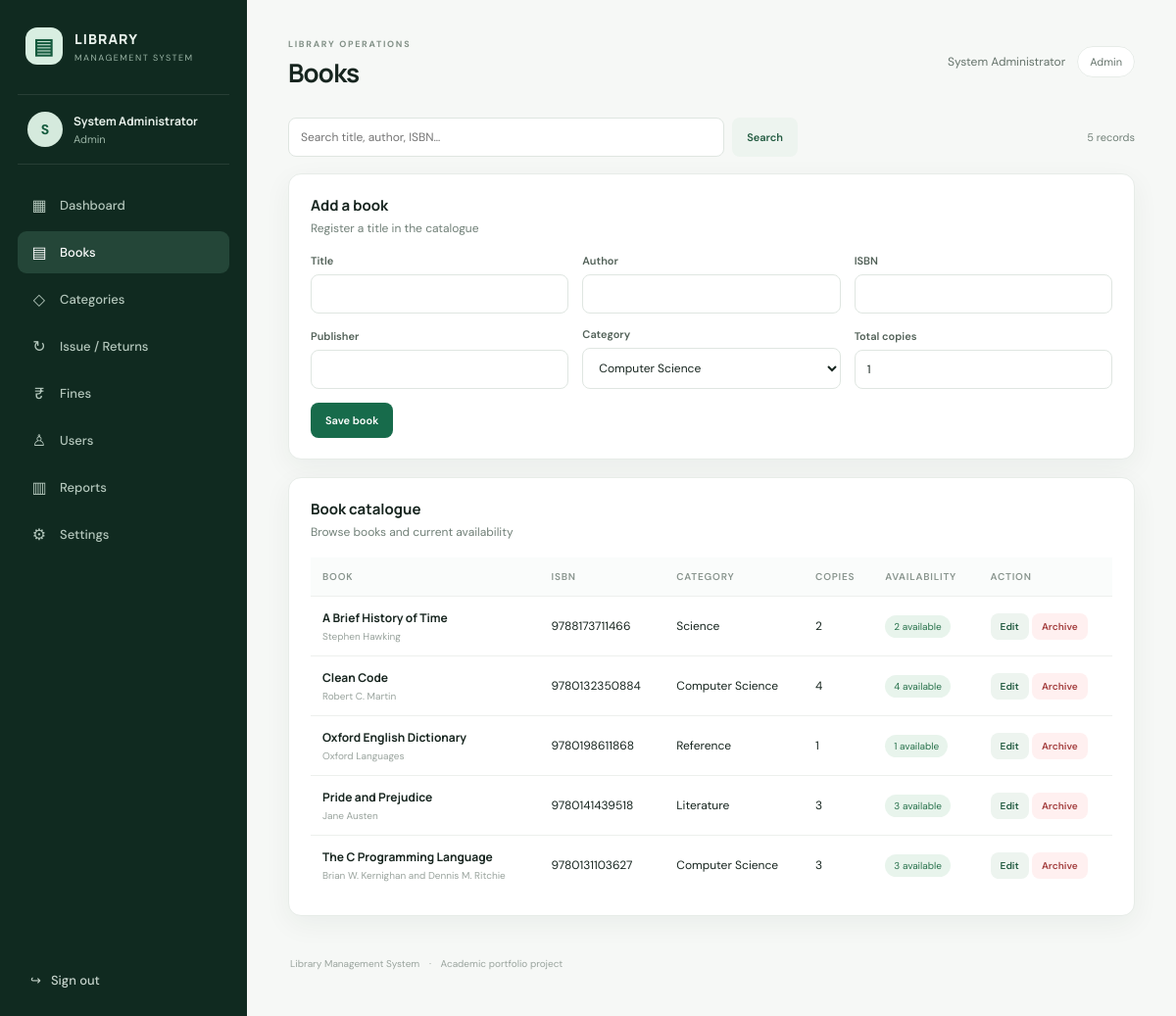
Page /index.php?page=books (signed in) on the committed database.
### tables this page shows
CREATE TABLE books (book_id BIGINT UNSIGNED AUTO_INCREMENT PRIMARY KEY,category_id BIGINT UNSIGNED NULL,isbn VARCHAR(30) NOT NULL UNIQUE,title VARCHAR(220) NOT NULL,author VARCHAR(160) NOT NULL,publisher VARCHAR(160) NOT NULL DEFAULT '',total_copies INT UNSIGNED NOT NULL DEFAULT 0,available_copies INT UNSIGNED NOT NULL DEFAULT 0,status ENUM('active','archived') NOT NULL DEFAULT 'active',created_at TIMESTAMP DEFAULT CURRENT_TIMESTAMP,CONSTRAINT fk_books_category FOREIGN KEY(category_id) REFERENCES categories(category_id) ON DELETE SET NULL,CHECK(available_copies<=total_copies));

CREATE TABLE categories (category_id BIGINT UNSIGNED AUTO_INCREMENT PRIMARY KEY,category_name VARCHAR(100) NOT NULL UNIQUE,description VARCHAR(255) NOT NULL DEFAULT '',created_at TIMESTAMP DEFAULT CURRENT_TIMESTAMP);

### public/index.php (called while the page is built, shortened)
<?php
require_once dirname(__DIR__).'/app/bootstrap.php';
$page=$_GET['page'] ?? (current_user()?'dashboard':'login');
try {
 $user=current_user();
 $title=ucfirst(str_replace('_',' ',$page));
 include dirname(__DIR__).'/views/layout.php';
} catch(Throwable $e) { if(isset($pdo)&&$pdo->inTransaction())$pdo->rollBack(); error_log((string)$e); flash('danger', (getenv('APP_DEBUG')==='true'?$e->getMessage():'The request could not be completed. Check the application log.')); redirect($page==='login'?'login':'dashboard'); }

### app/core/helpers.php (called while the page is built, shortened)
<?php
function e(mixed $value): string { return htmlspecialchars((string)$value, ENT_QUOTES | ENT_SUBSTITUTE, 'UTF-8'); }
function current_user(): ?array { return $_SESSION['user'] ?? null; }

### app/config/database.php (called while the page is built, shortened)
<?php
function db(): PDO
{
    static $pdo = null;
    if ($pdo instanceof PDO) return $pdo;
    $host = getenv('DB_HOST') ?: '127.0.0.1';
    $port = getenv('DB_PORT') ?: '3306';
    $name = getenv('DB_NAME') ?: 'library_management';
    $user = getenv('DB_USERNAME') ?: 'root';
    $pass = getenv('DB_PASSWORD') ?: '';
    $dsn = "mysql:host={$host};port={$port};dbname={$name};charset=utf8mb4";
    $pdo = new PDO($dsn, $user, $pass, [
        PDO::ATTR_ERRMODE => PDO::ERRMODE_EXCEPTION,
        PDO::ATTR_DEFAULT_FETCH_MODE => PDO::FETCH_ASSOC,
        PDO::ATTR_EMULATE_PREPARES => false,
    ]);
    return $pdo;
}

### views/layout.php (the view, shortened to what this page needs)
<?php
$flash=take_flash(); $role=$user['role']??'';
$nav=[['dashboard','Dashboard','gauge'],['books','Books','book'],['categories','Categories','tags'],['loans','Issue / Returns','repeat'],['fines','Fines','wallet'],['users','Users','users'],['reports','Reports','chart'],['settings','Settings','settings']];
$allowed=['dashboard'=>['admin','librarian','student'],'books'=>['admin','librarian','student'],'categories'=>['admin','librarian'],'loans'=>['admin','librarian','student'],'fines'=>['admin','librarian'],'users'=>['admin'],'reports'=>['admin','librarian'],'settings'=>['admin']];
function rows(string $sql,array $params=[]): array { $s=db()->prepare($sql);$s->execute($params);return $s->fetchAll(); }
?><!doctype html><html lang="en"><head><meta charset="utf-8"><meta name="viewport" content="width=device-width,initial-scale=1"><title><?=e($title)?> · Library LMS</title><link rel="stylesheet" href="assets/css/style.css"></head><body>
<?php if($user): ?><aside class="sidebar"><a class="brand" href="index.php?page=dashboard"><span class="brand-icon">▤</span><span>LIBRARY<span class="brand-sub">MANAGEMENT SYSTEM</span></span></a><div class="profile"><div class="avatar"><?=e(strtoupper(substr($user['name'],0,1)))?></div><div><strong><?=e($user['name'])?></strong><small><?=e(ucfirst($role))?></small></div></div><nav><?php foreach($nav as [$key,$label,$icon]): if(in_array($role,$allowed[$key]??[],true)): ?><a class="nav-link <?= $page===$key?'active':'' ?>" href="index.php?page=<?=$key?>"><span><?=['gauge'=>'▦','book'=>'▤','tags'=>'◇','repeat'=>'↻','wallet'=>'₹','users'=>'♙','chart'=>'▥','settings'=>'⚙'][$icon]?></span><?=e($label)?></a><?php endif; endforeach; ?></nav><form method="post" class="logout-form"><?=csrf_field()?><input type="hidden" name="action" value="logout"><button class="nav-link logout">↪ &nbsp; Sign out</button></form></aside><main class="main"><header class="topbar"><div><span class="eyebrow">LIBRARY OPERATIONS</span><h1><?=e($title)?></h1></div><div class="top-user"><?=e($user['name'])?> <span class="role-chip"><?=e(ucfirst($role))?></span></div></header>
<?php else: ?><main class="auth-shell"><?php endif; ?>
<?php if(!$user): ?>
<section class="login-card"><div class="login-mark">▤</div><span class="eyebrow">WELCOME BACK</span><h1>Library portal</h1><p class="muted">Sign in to manage your library workspace.</p><form method="post" class="stack"><?=csrf_field()?><input type="hidden" name="action" value="login"><label>Username<input name="username" required autocomplete="username" autofocus></label><label>Password<input type="password" name="password" required autocomplete="current-password"></label><button class="btn primary full">Sign in</button></form><div class="demo-note"><strong>Demo access</strong><br>Admin: <code>admin</code> / <code>Admin@12345</code><br>Librarian: <code>librarian</code> / <code>Librarian@12345</code><br>Student: <code>student</code> / <code>Student@12345</code><br><small>Change demo passwords before any public deployment.</small></div></section>
<?php else: ?>
<?php if($page==='dashboard'):
$books=(int)scalar("SELECT COALESCE(SUM(total_copies),0) FROM books WHERE status='active'");$available=(int)scalar("SELECT COALESCE(SUM(available_copies),0) FROM books WHERE status='active'");$issued=(int)scalar("SELECT COUNT(*) FROM book_transactions WHERE status='issued'");$students=(int)scalar("SELECT COUNT(*) FROM students s JOIN users u ON u.user_id=s.user_id WHERE u.status='active'");$overdue=(int)scalar("SELECT COUNT(*) FROM book_transactions WHERE status='issued' AND due_date<CURDATE()");$unpaid=(float)scalar("SELECT COALESCE(SUM(amount),0) FROM fines WHERE payment_status='unpaid'");
?><section class="welcome"><div><span class="eyebrow">YOUR LIBRARY AT A GLANCE</span><h2>Good <?=date('H')<12?'morning':(date('H')<17?'afternoon':'evening')?>, <?=e(explode(' ',$user['name'])[0])?>.</h2><p>Here’s what’s happening across your library today.</p></div><span class="date-pill"><?=date('D, d M Y')?></span></section><div class="stats-grid"><article class="stat-card"><span>Total copies</span><strong><?=$books?></strong><small>In active catalogue</small></article><article class="stat-card"><span>Available copies</span><strong><?=$available?></strong><small>Ready to borrow</small></article><article class="stat-card"><span>Active loans</span><strong><?=$issued?></strong><small>Currently checked out</small></article><article class="stat-card"><span>Overdue loans</span><strong class="<?= $overdue?'text-danger':'' ?>"><?=$overdue?></strong><small>Past their due date</small></article><?php if($role!=='student'): ?><article class="stat-card"><span>Active students</span><strong><?=$students?></strong><small>Registered members</small></article><article class="stat-card"><span>Unpaid fines</span><strong><?=money($unpaid)?></strong><small>Outstanding balance</small></article><?php endif; ?></div><div class="panel"><div class="panel-head"><div><h3>Recent activity</h3><p>Latest library transactions</p></div><a class="text-link" href="index.php?page=loans">View all →</a></div><?php $params=[];$sql="SELECT t.transaction_id,t.issue_date,t.due_date,t.status,b.title,u.full_name FROM book_transactions t JOIN books b ON b.book_id=t.book_id JOIN students s ON s.student_id=t.student_id JOIN users u ON u.user_id=s.user_id ";if($role==='student'){$sql.='WHERE s.user_id=? ';$params[]=$user['user_id'];}$recent=rows($sql.'ORDER BY t.transaction_id DESC LIMIT 7',$params); ?><div class="table-wrap"><table><thead><tr><th>Book</th><th>Student</th><th>Issued</th><th>Due date</th><th>Status</th></tr></thead><tbody><?php foreach($recent as $r): ?><tr><td><?=e($r['title'])?></td><td><?=e($r['full_name'])?></td><td><?=e($r['issue_date'])?></td><td><?=e($r['due_date'])?></td><td><span class="status <?=e($r['status'])?>"><?=e(ucfirst($r['status']))?></span></td></tr><?php endforeach; if(!$recent): ?><tr><td colspan="5" class="empty">No transactions yet.</td></tr><?php endif; ?></tbody></table></div></div>
<?php elseif($page==='books'):
$q=trim($_GET['q']??'');$sql="SELECT b.*,c.category_name FROM books b LEFT JOIN categories c ON c.category_id=b.category_id WHERE b.status='active'";$params=[];if($q!==''){$sql.=' AND (b.title LIKE ? OR b.author LIKE ? OR b.isbn LIKE ? OR c.category_name LIKE ?)';$like='%'.$q.'%';$params=[$like,$like,$like,$like];}$booksList=rows($sql.' ORDER BY b.title',$params);$cats=rows('SELECT category_id,category_name FROM categories ORDER BY category_name');
?><div class="toolbar"><form class="search" method="get"><input type="hidden" name="page" value="books"><input name="q" placeholder="Search title, author, ISBN…" value="<?=e($q)?>"><button class="btn secondary">Search</button></form><?php if(in_array($role,['admin','librarian'],true)): ?><span class="muted"><?=count($booksList)?> records</span><?php endif; ?></div><?php if(in_array($role,['admin','librarian'],true)): ?><div class="panel"><div class="panel-head"><div><h3>Add a book</h3><p>Register a title in the catalogue</p></div></div><form method="post" class="form-grid"><?=csrf_field()?><input type="hidden" name="action" value="book_save"><label>Title<input name="title" required></label><label>Author<input name="author" required></label><label>ISBN<input name="isbn" required></label><label>Publisher<input name="publisher"></label><label>Category<select name="category_id" required><?php foreach($cats as $c): ?><option value="<?=$c['category_id']?>"><?=e($c['category_name'])?></option><?php endforeach; ?></select></label><label>Total copies<input type="number" name="total_copies" min="0" value="1" required></label><div class="form-action"><button class="btn primary">Save book</button></div></form></div><?php endif; ?><div class="panel"><div class="panel-head"><div><h3>Book catalogue</h3><p>Browse books and current availability</p></div></div><div class="table-wrap"><table><thead><tr><th>Book</th><th>ISBN</th><th>Category</th><th>Copies</th><th>Availability</th><?php if(in_array($role,['admin','librarian'],true)): ?><th>Action</th><?php endif; ?></tr></thead><tbody><?php foreach($booksList as $b): ?><tr><td><strong><?=e($b['title'])?></strong><small class="cell-sub"><?=e($b['author'])?></small></td><td><?=e($b['isbn'])?></td><td><?=e($b['category_name']??'—')?></td><td><?=$b['total_copies']?></td><td><span class="status <?=((int)$b['available_copies']>0?'returned':'issued')?>"><?=$b['available_copies']?> available</span></td><?php if(in_array($role,['admin','librarian'],true)): ?><td><a class="btn secondary small" href="index.php?page=book_edit&id=<?=$b['book_id']?>">Edit</a> <?php if($role==='admin'): ?><form method="post" data-confirm="Archive this book?" style="display:inline"><?=csrf_field()?><input type="hidden" name="action" value="book_delete"><input type="hidden" name="book_id" value="<?=$b['book_id']?>"><button class="btn danger small">Archive</button></form><?php endif; ?></td><?php endif; ?></tr><?php endforeach; if(!$booksList): ?><tr><td colspan="6" class="empty">No books match your search.</td></tr><?php endif; ?></tbody></table></div></div>
<?php else: ?><div class="panel"><h3>Page not found</h3><p>The requested page does not exist.</p><a class="btn primary" href="index.php?page=dashboard">Return to dashboard</a></div><?php endif; ?>
<footer class="footer">Library Management System <span>·</span> Academic portfolio project</footer>
<?php endif; ?></main><script src="assets/js/app.js"></script></body></html>

### public/assets/css/style.css (style rules this page uses)
:root { --ink:#17251f;--muted:#718078;--green:#176b4b;--green2:#e8f3ed;--line:#e7ece8;--bg:#f6f8f6;--white:#fff;--red:#b54747;--shadow:0 8px 28px rgba(24,49,37,.055) }
* { box-sizing:border-box }
body { margin:0;background:var(--bg);color:var(--ink);font:14px 'DM Sans',sans-serif }
h1,h2,h3,strong,.brand { font-family:Manrope,'DM Sans',sans-serif }
a { color:inherit;text-decoration:none }
.sidebar { position:fixed;inset:0 auto 0 0;width:252px;background:#102a20;color:#e8f1eb;padding:28px 18px;display:flex;flex-direction:column;z-index:3 }
.brand { display:flex;gap:12px;align-items:center;font-weight:800;letter-spacing:1.1px;font-size:14px;padding:0 8px 30px }
.brand-icon { width:38px;height:38px;border-radius:12px;background:#d8eee1;color:#145a3d;display:grid;place-items:center;font-size:22px }
.brand-sub { display:block;font:9px 'DM Sans';letter-spacing:1.5px;color:#9ab4a5;margin-top:4px }
.profile { display:flex;align-items:center;gap:11px;padding:17px 10px;border-block:1px solid #ffffff18;margin-bottom:20px }
.avatar { width:36px;height:36px;border-radius:50%;display:grid;place-items:center;background:#d5eadd;color:#145a3d;font-weight:700 }
.profile strong { display:block;font-size:12px }
.profile small { display:block;color:#9ab4a5;margin-top:3px;font-size:11px }
.sidebar nav { display:grid;gap:5px }
.nav-link { display:flex;align-items:center;gap:12px;padding:11px 13px;color:#b4c7bc;border:0;background:transparent;border-radius:9px;font:500 13px 'DM Sans';cursor:pointer;text-align:left;width:100% }
.nav-link span { width:18px;text-align:center;font-size:16px }
.nav-link:hover,.nav-link.active { background:#244638;color:#fff }
.logout-form { margin-top:auto }
.logout { color:#c5d3cb }
.main { margin-left:252px;padding:34px 42px;min-height:100vh;max-width:1800px }
.topbar { display:flex;justify-content:space-between;align-items:center;margin-bottom:28px }
.topbar h1 { font-size:26px;margin:4px 0 0;letter-spacing:-.8px }
.eyebrow { font-size:9px;font-weight:700;letter-spacing:1.7px;color:#829087 }
.top-user { font-size:12px;color:#65736b }
.role-chip,.date-pill { border:1px solid var(--line);background:#fff;padding:8px 12px;border-radius:30px;margin-left:9px;font-size:11px }
.welcome p,.panel-head p { color:var(--muted);margin:0;font-size:12px }
.stat-card,.panel { background:#fff;border:1px solid var(--line);border-radius:13px;box-shadow:var(--shadow) }
.panel { padding:21px 22px;margin-bottom:18px }
.panel-head { display:flex;justify-content:space-between;align-items:center;margin-bottom:18px }
.panel-head h3 { font-size:15px;margin:0 0 5px }
.table-wrap { overflow-x:auto }
table { border-collapse:collapse;width:100%;font-size:12px;text-align:left }
th { font-size:10px;text-transform:uppercase;letter-spacing:.8px;color:#89958e;font-weight:600;background:#fafcfb }
td,th { padding:13px 12px;border-bottom:1px solid #edf0ed;white-space:nowrap }
tbody tr:last-child td { border-bottom:0 }
td strong { font-size:12px }
.cell-sub { display:block;color:#99a39d;font-size:10px;margin-top:4px }
.status { display:inline-block;border-radius:20px;padding:5px 9px;font-size:10px;background:#edf3ef;color:#52675a }
.status.returned,.status.paid { background:#e8f4ec;color:#28724c }
.toolbar { display:flex;justify-content:space-between;align-items:center;margin-bottom:17px }
.search { display:flex;gap:8px;max-width:520px;width:100% }
.search input { flex:1 }
.muted { color:var(--muted);font-size:11px }
input,select { width:100%;padding:11px 12px;border:1px solid #dfe6e1;border-radius:8px;background:#fff;color:var(--ink);font:12px 'DM Sans';outline:none }
label { display:grid;gap:7px;color:#526158;font-size:11px;font-weight:600 }
.form-grid { display:grid;grid-template-columns:repeat(3,minmax(0,1fr));gap:14px;align-items:end }
.form-action { display:flex;align-items:end }
.btn { border:0;border-radius:8px;padding:11px 15px;font:600 11px 'DM Sans';cursor:pointer;display:inline-flex;align-items:center;justify-content:center;white-space:nowrap }
.btn.primary { background:var(--green);color:white }
.btn.secondary { background:#edf4ef;color:#245c42 }
.btn.danger { background:#fff0f0;color:#a43f3f }
.btn.small { padding:7px 10px;font-size:10px }
.footer { padding:24px 2px;color:#9aa49e;font-size:10px }
.footer span { padding:0 7px }

### rows in the picture
books: title "A Brief History of Time", author "Stephen Hawking", isbn "9788173711466", category.category_name "Science", total_copies "2", available_copies "2"
books: title "Clean Code", author "Robert C. Martin", isbn "9780132350884", category.category_name "Computer Science", total_copies "4", available_copies "4"
books: title "Oxford English Dictionary", author "Oxford Languages", isbn "9780198611868", category.category_name "Reference", total_copies "1", available_copies "1"
books: title "Pride and Prejudice", author "Jane Austen", isbn "9780141439518", category.category_name "Literature", total_copies "3", available_copies "3"
books: title "The C Programming Language", author "Brian W. Kernighan and Dennis M. Ritchie", isbn "9780131103627", category.category_name "Computer Science", total_copies "3", available_copies "3"

### other values in the picture
substr($user['name'],0,1) "S"
$user['name'] "System Administrator"
$role "Admin"
$label "Dashboard"
$label "Books"
$label "Categories"
$label "Issue / Returns"
$label "Fines"
$label "Users"
$label "Reports"
$label "Settings"
$title "Books"
count($booksList) "5"
form field category_id "Computer Science"
